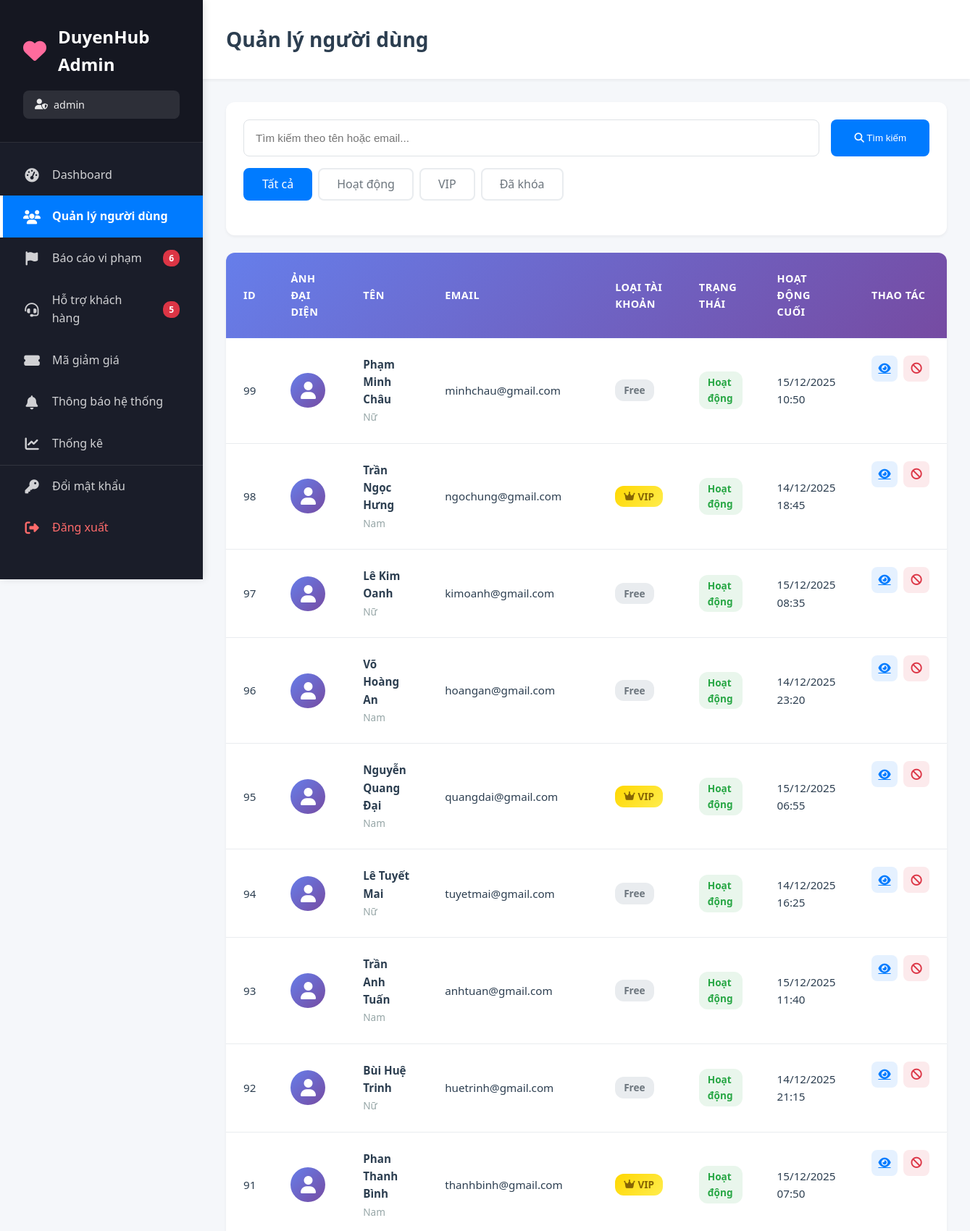
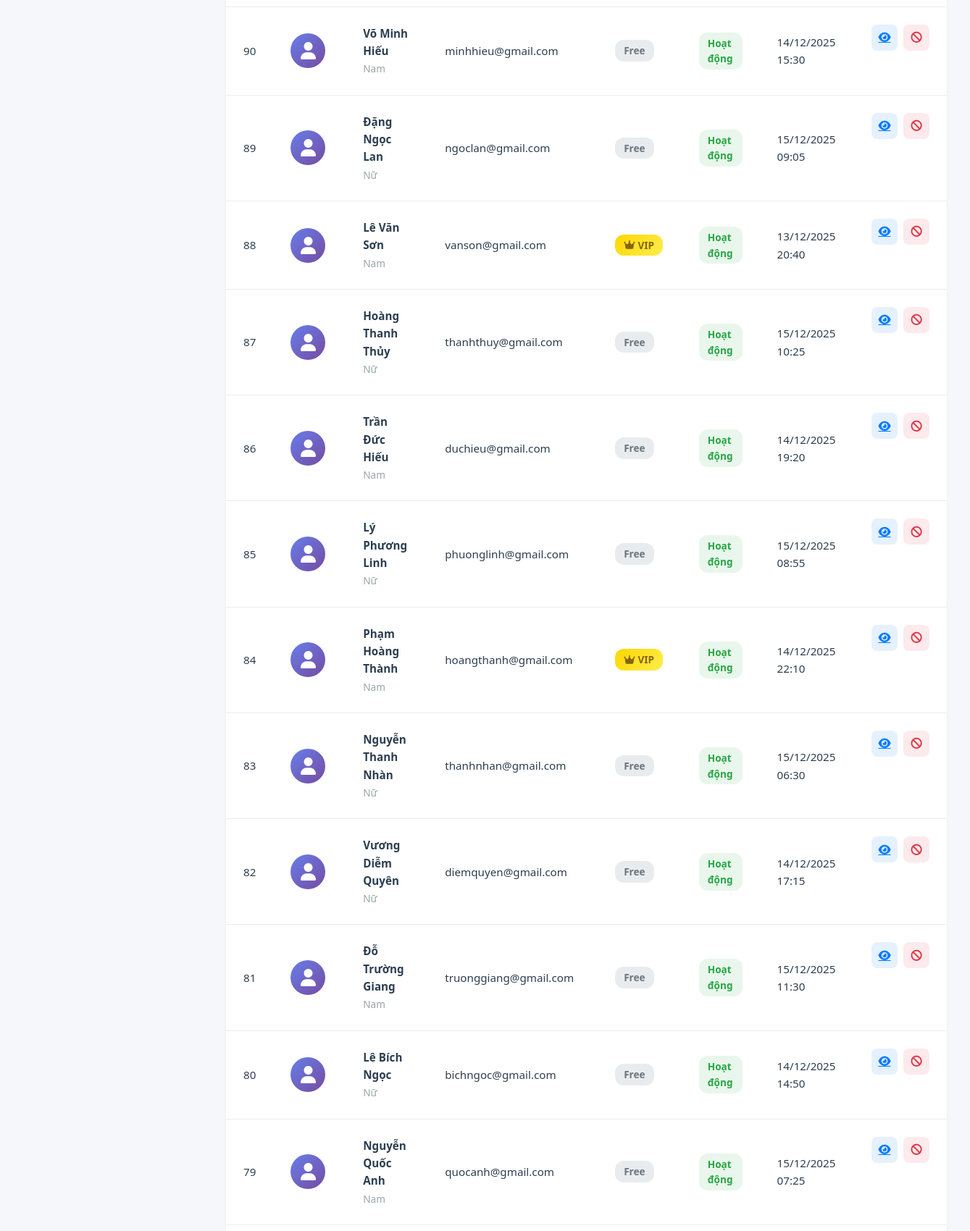
The page /views/admin/quanlynguoidung.php (signed in, upper part) on the database its author committed (2 pictures, top to bottom).
### tables this page shows
CREATE TABLE `nguoidung` (
  `maNguoiDung` int(11) NOT NULL,
  `tenDangNhap` varchar(50) NOT NULL,
  `matKhau` varchar(255) NOT NULL,
  `trangThaiNguoiDung` enum('active','banned','inactive') DEFAULT 'active',
  `lanHoatDongCuoi` datetime DEFAULT current_timestamp() ON UPDATE current_timestamp(),
  `role` varchar(255) NOT NULL DEFAULT 'user'
);

CREATE TABLE `hoso` (
  `maHoSo` int(11) NOT NULL,
  `maNguoiDung` int(11) DEFAULT NULL,
  `ten` varchar(100) DEFAULT NULL,
  `ngaySinh` date DEFAULT NULL,
  `gioiTinh` enum('Nam','Nữ','Khac') DEFAULT NULL,
  `tinhTrangHonNhan` varchar(50) DEFAULT NULL,
  `canNang` float DEFAULT NULL,
  `chieuCao` float DEFAULT NULL,
  `mucTieuPhatTrien` text DEFAULT NULL,
  `hocVan` varchar(100) DEFAULT NULL,
  `noiSong` varchar(100) DEFAULT NULL,
  `soThich` text DEFAULT NULL,
  `moTa` text DEFAULT NULL,
  `avt` varchar(255) DEFAULT NULL
);

### views/admin/quanlynguoidung.php (the view, shortened to what this page needs)
<?php
$db = clsConnect::getInstance()->connect();
$search = $_GET['search'] ?? '';
$filter = $_GET['filter'] ?? 'all';
$sql = "SELECT n.*, h.ten, h.avt, h.gioiTinh, g.loaiGoi, g.trangThaiGoi
        FROM nguoidung n
        LEFT JOIN hoso h ON n.maNguoiDung = h.maNguoiDung
        LEFT JOIN goidangky g ON n.maNguoiDung = g.maNguoiDung AND g.trangThaiGoi = 'Active'
        WHERE n.role = 'user'";
$sql .= " ORDER BY n.maNguoiDung DESC LIMIT 100";
$stmt = $db->prepare($sql);
$stmt->execute();
$users = $stmt->get_result()->fetch_all(MYSQLI_ASSOC);
?>
<!DOCTYPE html>
<html lang="vi">
<head>
    <link rel="stylesheet" href="https://cdnjs.cloudflare.com/ajax/libs/font-awesome/6.4.0/css/all.min.css">
    <link rel="stylesheet" href="../../public/css/admin.css?v=<?php echo time(); ?>">
</head>
<body>
    <div class="admin-wrapper">
        <?php include 'sidebar.php'; ?>
        <main class="main-content">
            <div class="top-bar">
                <h1>Quản lý người dùng</h1>
            </div>
            <div class="content-area">
                <div class="filter-bar">
                    <form method="GET" class="search-form">
                        <input type="text" name="search" placeholder="Tìm kiếm theo tên hoặc email..." value="<?php echo htmlspecialchars($search); ?>">
                        <button type="submit"><i class="fas fa-search"></i> Tìm kiếm</button>
                    </form>
                    <div class="filter-tabs">
                        <a href="?filter=all" class="<?php echo $filter === 'all' ? 'active' : ''; ?>">Tất cả</a>
                        <a href="?filter=active" class="<?php echo $filter === 'active' ? 'active' : ''; ?>">Hoạt động</a>
                        <a href="?filter=vip" class="<?php echo $filter === 'vip' ? 'active' : ''; ?>">VIP</a>
                        <a href="?filter=banned" class="<?php echo $filter === 'banned' ? 'active' : ''; ?>">Đã khóa</a>
                    </div>
                </div>
                <div class="table-container">
                    <table class="data-table">
                        <thead>
                            <tr>
                                <th>ID</th>
                                <th>Ảnh đại diện</th>
                                <th>Tên</th>
                                <th>Email</th>
                                <th>Loại tài khoản</th>
                                <th>Trạng thái</th>
                                <th>Hoạt động cuối</th>
                                <th>Thao tác</th>
                            </tr>
                        </thead>
                        <tbody>
                            <?php foreach ($users as $user): ?>
                            <tr>
                                <td><?php echo $user['maNguoiDung']; ?></td>
                                <td>
                                    <?php if (!empty($user['avt'])): ?>
                                        <img src="../../<?php echo htmlspecialchars($user['avt']); ?>" alt="Avatar" class="user-avatar">
                                    <?php else: ?>
                                        <div class="user-avatar-placeholder">
                                            <i class="fas fa-user"></i>
                                        </div>
                                    <?php endif; ?>
                                </td>
                                <td>
                                    <strong><?php echo htmlspecialchars($user['ten'] ?? 'Chưa cập nhật'); ?></strong>
                                    <?php if ($user['gioiTinh']): ?>
                                        <br><span class="text-muted"><?php echo $user['gioiTinh']; ?></span>
                                    <?php endif; ?>
                                </td>
                                <td><?php echo htmlspecialchars($user['tenDangNhap']); ?></td>
                                <td>
                                    <?php if ($user['loaiGoi'] === 'VIP'): ?>
                                        <span class="badge badge-vip"><i class="fas fa-crown"></i> VIP</span>
                                    <?php else: ?>
                                        <span class="badge badge-free">Free</span>
                                    <?php endif; ?>
                                </td>
                                <td>
                                    <?php if ($user['trangThaiNguoiDung'] === 'active'): ?>
                                        <span class="badge badge-success">Hoạt động</span>
                                    <?php elseif ($user['trangThaiNguoiDung'] === 'banned'): ?>
                                        <span class="badge badge-danger">Đã khóa</span>
                                    <?php else: ?>
                                        <span class="badge badge-warning">Không hoạt động</span>
                                    <?php endif; ?>
                                </td>
                                <td><?php echo $user['lanHoatDongCuoi'] ? date('d/m/Y H:i', strtotime($user['lanHoatDongCuoi'])) : 'Chưa xác định'; ?></td>
                                <td class="action-buttons">
                                    <a href="xemnguoidung.php?id=<?php echo $user['maNguoiDung']; ?>" class="btn-action btn-view" title="Xem chi tiết">
                                        <i class="fas fa-eye"></i>
                                    </a>
                                    <?php if ($user['trangThaiNguoiDung'] === 'active'): ?>
                                        <form method="POST" style="display: inline;" onsubmit="return confirm('Bạn có chắc muốn khóa tài khoản này?');">
                                            <button type="submit" class="btn-action btn-danger" title="Khóa tài khoản">
                                                <i class="fas fa-ban"></i>
                                            </button>
                                        </form>
                                    <?php endif; ?>
                                </td>
                            </tr>
                            <?php endforeach; ?>
                        </tbody>
                    </table>
                </div>
            </div>
        </main>
    </div>
</body>
</html>

### public/css/admin.css (style rules this page uses)
:root { --primary: #007bff; --secondary: #6c757d; --success: #28a745; --danger: #dc3545; --warning: #ffc107; --info: #17a2b8; --light: #f8f9fa; --dark: #343a40; --sidebar-bg: #1a1d29; --sidebar-hover: #252837; --sidebar-active: #007bff; --text-primary: #2c3e50; --text-secondary: #6c757d; --text-light: #95a5a6; --spacing-xs: 0.25rem; --spacing-sm: 0.5rem; --spacing-md: 1rem; --spacing-lg: 1.5rem; --spacing-xl: 2rem; --border-radius: 8px; --border-radius-sm: 4px; --border-radius-lg: 12px; --shadow-sm: 0 2px 4px rgba(0,0,0,0.05); --shadow-md: 0 4px 8px rgba(0,0,0,0.1); --shadow-lg: 0 8px 16px rgba(0,0,0,0.15); }
* { margin: 0; padding: 0; box-sizing: border-box; }
body { font-family: 'Segoe UI', -apple-system, BlinkMacSystemFont, 'Roboto', 'Helvetica Neue', Arial, sans-serif; background: #f5f7fa; color: var(--text-primary); line-height: 1.6; overflow-x: hidden; }
.admin-wrapper { display: flex; min-height: 100vh; }
.main-content { flex: 1; margin-left: 280px; min-height: 100vh; background: #f5f7fa; }
.top-bar { background: white; padding: var(--spacing-xl); box-shadow: var(--shadow-sm); display: flex; justify-content: space-between; align-items: center; position: sticky; top: 0; z-index: 100; }
.top-bar h1 { font-size: 1.75rem; font-weight: 700; color: var(--text-primary); margin: 0; }
.content-area { padding: var(--spacing-xl); }
.filter-bar { background: white; padding: var(--spacing-lg); border-radius: var(--border-radius-lg); margin-bottom: var(--spacing-lg); box-shadow: var(--shadow-sm); }
.search-form { display: flex; gap: var(--spacing-md); margin-bottom: var(--spacing-md); }
.search-form input { flex: 1; padding: var(--spacing-md); border: 1px solid #dee2e6; border-radius: var(--border-radius); font-size: 0.95rem; transition: all 0.3s ease; }
.search-form button { padding: var(--spacing-md) var(--spacing-xl); background: var(--primary); color: white; border: none; border-radius: var(--border-radius); font-weight: 500; cursor: pointer; transition: all 0.3s ease; }
.filter-tabs { display: flex; gap: var(--spacing-sm); margin-bottom: var(--spacing-lg); flex-wrap: wrap; }
.filter-tabs a { padding: var(--spacing-sm) var(--spacing-lg); background: white; color: var(--text-secondary); text-decoration: none; border-radius: var(--border-radius); font-weight: 500; transition: all 0.3s ease; border: 2px solid #e9ecef; }
.filter-tabs a.active { background: var(--primary); color: white; border-color: var(--primary); }
.table-container { background: white; border-radius: var(--border-radius-lg); box-shadow: var(--shadow-sm); overflow: hidden; }
.data-table { width: 100%; border-collapse: collapse; }
.data-table thead { background: linear-gradient(135deg, #667eea 0%, #764ba2 100%); color: white; }
.data-table th { padding: var(--spacing-lg); text-align: left; font-weight: 600; font-size: 0.9rem; text-transform: uppercase; letter-spacing: 0.5px; }
.data-table tbody tr { border-bottom: 1px solid #e9ecef; transition: all 0.2s ease; }
.data-table td { padding: var(--spacing-lg); font-size: 0.95rem; }
.user-avatar-placeholder { width: 48px; height: 48px; border-radius: 50%; background: linear-gradient(135deg, #667eea 0%, #764ba2 100%); display: flex; align-items: center; justify-content: center; color: white; font-size: 1.5rem; }
.text-muted { color: var(--text-light); font-size: 0.85rem; }
.badge { display: inline-flex; align-items: center; gap: var(--spacing-xs); padding: 4px 12px; border-radius: 12px; font-size: 0.85rem; font-weight: 600; }
.badge-vip { background: linear-gradient(135deg, #ffd700 0%, #ffed4e 100%); color: #856404; }
.badge-free { background: #e9ecef; color: var(--text-secondary); }
.badge-success { background: rgba(40, 167, 69, 0.1); color: var(--success); }
.action-buttons { display: flex; gap: var(--spacing-sm); }
.btn-action { width: 36px; height: 36px; border: none; border-radius: var(--border-radius); display: inline-flex; align-items: center; justify-content: center; cursor: pointer; transition: all 0.3s ease; font-size: 0.95rem; }
.btn-action.btn-view { background: rgba(0, 123, 255, 0.1); color: var(--primary); }
.btn-action.btn-danger { background: rgba(220, 53, 69, 0.1); color: var(--danger); }
.btn-danger { background: var(--danger); color: white; }

### rows shown on the page
nguoidung: maNguoiDung "99", hoso.ten "Phạm Minh Châu", hoso.gioiTinh "Nữ", tenDangNhap "minhchau@gmail.com", shows "Free", trangThaiNguoiDung "Hoạt động", lanHoatDongCuoi "15/12/2025 10:50"
nguoidung: maNguoiDung "98", hoso.ten "Trần Ngọc Hưng", hoso.gioiTinh "Nam", tenDangNhap "ngochung@gmail.com", shows "VIP", trangThaiNguoiDung "Hoạt động", lanHoatDongCuoi "14/12/2025 18:45"
nguoidung: maNguoiDung "97", hoso.ten "Lê Kim Oanh", hoso.gioiTinh "Nữ", tenDangNhap "kimoanh@gmail.com", shows "Free", trangThaiNguoiDung "Hoạt động", lanHoatDongCuoi "15/12/2025 08:35"
nguoidung: maNguoiDung "96", hoso.ten "Võ Hoàng An", hoso.gioiTinh "Nam", tenDangNhap "hoangan@gmail.com", shows "Free", trangThaiNguoiDung "Hoạt động", lanHoatDongCuoi "14/12/2025 23:20"
nguoidung: maNguoiDung "95", hoso.ten "Nguyễn Quang Đại", hoso.gioiTinh "Nam", tenDangNhap "quangdai@gmail.com", shows "VIP", trangThaiNguoiDung "Hoạt động", lanHoatDongCuoi "15/12/2025 06:55"
nguoidung: maNguoiDung "94", hoso.ten "Lê Tuyết Mai", hoso.gioiTinh "Nữ", tenDangNhap "tuyetmai@gmail.com", shows "Free", trangThaiNguoiDung "Hoạt động", lanHoatDongCuoi "14/12/2025 16:25"
nguoidung: maNguoiDung "93", hoso.ten "Trần Anh Tuấn", hoso.gioiTinh "Nam", tenDangNhap "anhtuan@gmail.com", shows "Free", trangThaiNguoiDung "Hoạt động", lanHoatDongCuoi "15/12/2025 11:40"
nguoidung: maNguoiDung "92", hoso.ten "Bùi Huệ Trinh", hoso.gioiTinh "Nữ", tenDangNhap "huetrinh@gmail.com", shows "Free", trangThaiNguoiDung "Hoạt động", lanHoatDongCuoi "14/12/2025 21:15"
nguoidung: maNguoiDung "91", hoso.ten "Phan Thanh Bình", hoso.gioiTinh "Nam", tenDangNhap "thanhbinh@gmail.com", shows "VIP", trangThaiNguoiDung "Hoạt động", lanHoatDongCuoi "15/12/2025 07:50"
nguoidung: maNguoiDung "90", hoso.ten "Võ Minh Hiếu", hoso.gioiTinh "Nam", tenDangNhap "minhhieu@gmail.com", shows "Free", trangThaiNguoiDung "Hoạt động", lanHoatDongCuoi "14/12/2025 15:30"
nguoidung: maNguoiDung "89", hoso.ten "Đặng Ngọc Lan", hoso.gioiTinh "Nữ", tenDangNhap "ngoclan@gmail.com", shows "Free", trangThaiNguoiDung "Hoạt động", lanHoatDongCuoi "15/12/2025 09:05"
nguoidung: maNguoiDung "88", hoso.ten "Lê Văn Sơn", hoso.gioiTinh "Nam", tenDangNhap "vanson@gmail.com", shows "VIP", trangThaiNguoiDung "Hoạt động", lanHoatDongCuoi "13/12/2025 20:40"
nguoidung: maNguoiDung "87", hoso.ten "Hoàng Thanh Thủy", hoso.gioiTinh "Nữ", tenDangNhap "thanhthuy@gmail.com", shows "Free", trangThaiNguoiDung "Hoạt động", lanHoatDongCuoi "15/12/2025 10:25"
nguoidung: maNguoiDung "86", hoso.ten "Trần Đức Hiếu", hoso.gioiTinh "Nam", tenDangNhap "duchieu@gmail.com", shows "Free", trangThaiNguoiDung "Hoạt động", lanHoatDongCuoi "14/12/2025 19:20"
nguoidung: maNguoiDung "85", hoso.ten "Lý Phương Linh", hoso.gioiTinh "Nữ", tenDangNhap "phuonglinh@gmail.com", shows "Free", trangThaiNguoiDung "Hoạt động", lanHoatDongCuoi "15/12/2025 08:55"
nguoidung: maNguoiDung "84", hoso.ten "Phạm Hoàng Thành", hoso.gioiTinh "Nam", tenDangNhap "hoangthanh@gmail.com", shows "VIP", trangThaiNguoiDung "Hoạt động", lanHoatDongCuoi "14/12/2025 22:10"
nguoidung: maNguoiDung "83", hoso.ten "Nguyễn Thanh Nhàn", hoso.gioiTinh "Nữ", tenDangNhap "thanhnhan@gmail.com", shows "Free", trangThaiNguoiDung "Hoạt động", lanHoatDongCuoi "15/12/2025 06:30"
nguoidung: maNguoiDung "82", hoso.ten "Vương Diễm Quyên", hoso.gioiTinh "Nữ", tenDangNhap "diemquyen@gmail.com", shows "Free", trangThaiNguoiDung "Hoạt động", lanHoatDongCuoi "14/12/2025 17:15"
nguoidung: maNguoiDung "81", hoso.ten "Đỗ Trường Giang", hoso.gioiTinh "Nam", tenDangNhap "truonggiang@gmail.com", shows "Free", trangThaiNguoiDung "Hoạt động", lanHoatDongCuoi "15/12/2025 11:30"
nguoidung: maNguoiDung "80", hoso.ten "Lê Bích Ngọc", hoso.gioiTinh "Nữ", tenDangNhap "bichngoc@gmail.com", shows "Free", trangThaiNguoiDung "Hoạt động", lanHoatDongCuoi "14/12/2025 14:50"
nguoidung: maNguoiDung "79", hoso.ten "Nguyễn Quốc Anh", hoso.gioiTinh "Nam", tenDangNhap "quocanh@gmail.com", shows "Free", trangThaiNguoiDung "Hoạt động", lanHoatDongCuoi "15/12/2025 07:25"

### other values the page prints
$adminName "admin"
$pendingReports "6"
$pendingSupport "5"
